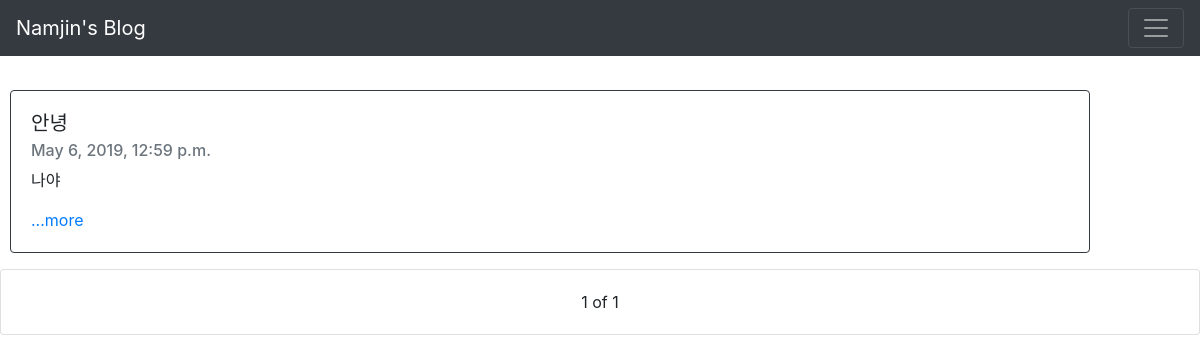
Before: / with the older database file.
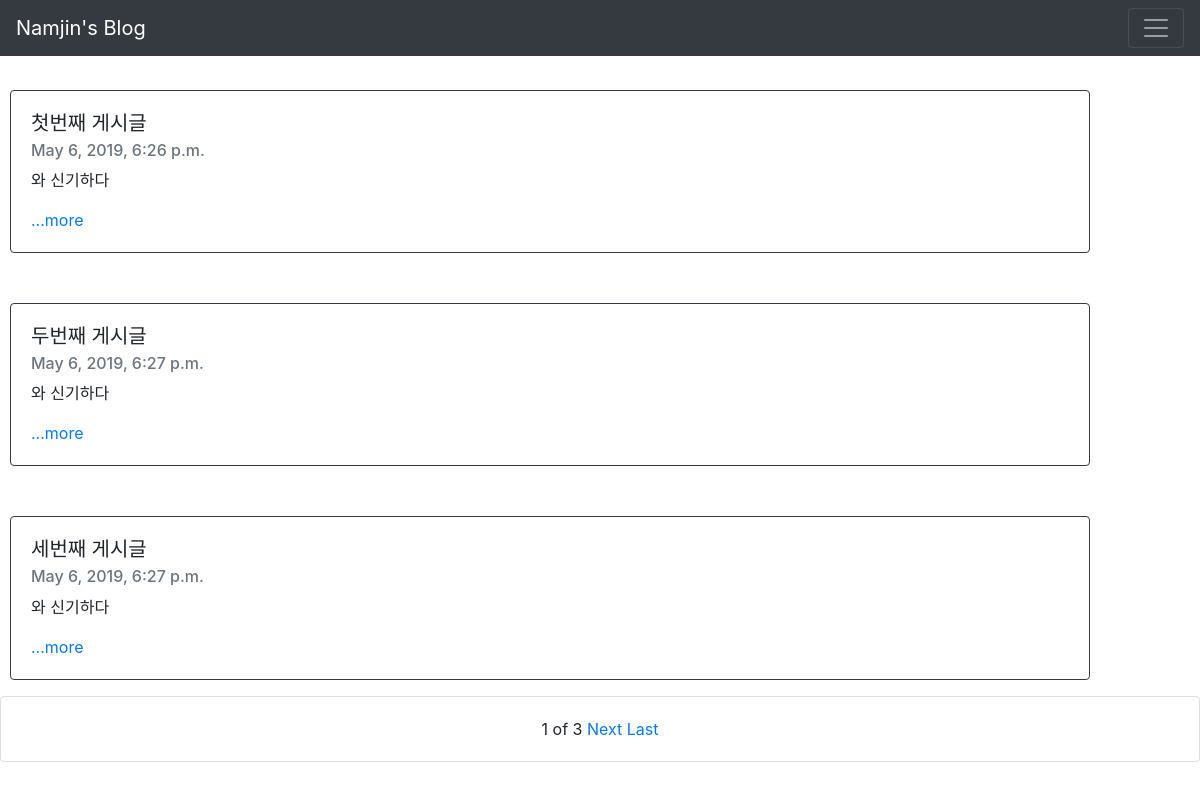
After: the same page with the newer database file.
### blog/models.py (models this page shows, shortened)
class Blog(models.Model):
    title = models.CharField(max_length = 200)
    pub_date = models.DateTimeField('date published')
    body = models.TextField()
    def summary(self):
        return self.body[:100]

### blog/views.py (the view)
# urls.py: 2. Add a URL to urlpatterns:  path('', views.home, name='home')
def home(request):
    blogs = Blog.objects
    blog_list = Blog.objects.all()
    paginator = Paginator(blog_list,3)
    page = request.GET.get('page')
    posts = paginator.get_page(page)
    return render(request, 'blog/home.html', {'blogs':blogs, 'posts':posts})

### blog/templates/blog/home.html (shortened to what this page needs)
<!DOCTYPE html>
<html>
    <head>
      <link rel="stylesheet" href="https://stackpath.bootstrapcdn.com/bootstrap/4.3.1/css/bootstrap.min.css">
    </head>
    <body>
        <nav class="navbar navbar-dark bg-dark">
            <a class="navbar-brand" href="{% url 'home' %}">Namjin's Blog</a>
            <button class="navbar-toggler" type="button" data-toggle="collapse" data-target="#navbarNavAltMarkup" aria-controls="navbarNavAltMarkup" aria-expanded="false" aria-label="Toggle navigation">
                <span class="navbar-toggler-icon"></span>
            </button>
        </nav>
        {% for blog in posts %}
        <br>
        <div class="card border-dark mb-3" style="width: 90%; margin: 10px">
            <div class="card-body">
                <h5 class="card-title">{{blog.title}}</h5>
                <h6 class="card-subtitle mb-2 text-muted">{{blog.pub_date}}</h6>
                <p class="card-text">{{blog.summary}}</p>
                <a href="{%url 'detail' blog.id%}" class="card-link">...more</a>
            </div>
        </div>
        {%endfor%}
        <div class="card">
            <div class="card-body" style="text-align:center;" >
                <span>{{posts.number}}</span>
                <span>of</span>
                <span>{{posts.paginator.num_pages}}</span>
                {%if posts.has_next%}
                <a href="?page={{posts.next_page_number}}">Next</a>
                <a href="?page={{posts.paginator.num_pages}}">Last</a>
                {%endif%}
            </div>
        </div>
    </body>
</html>

Changed rows visible on the page:
removed Blog: title "안녕", pub_date "May 6, 2019, 12:59 p.m.", summary "나야"
added Blog: title "첫번째 게시글", pub_date "May 6, 2019, 6:26 p.m.", summary "와 신기하다"
added Blog: title "두번째 게시글", pub_date "May 6, 2019, 6:27 p.m.", summary "와 신기하다"
added Blog: title "세번째 게시글", pub_date "May 6, 2019, 6:27 p.m.", summary "와 신기하다"
Other visible differences:
{{ posts.paginator.num_pages }}: "1" → "3"
text now shown: "Next Last"
